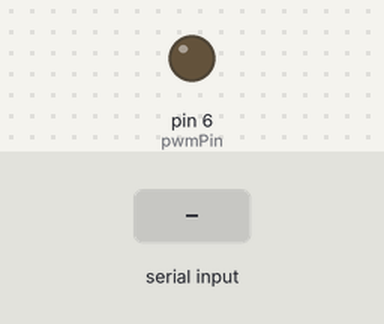
Bench run of a sketch on a simulated Arduino Uno, built with avr-gcc and run on an emulated ATmega328P. On the bench: output pins drawn as LEDs (lit = HIGH). The test bench sets the inputs (shaded band). What the sketch prints to the serial monitor is not drawn.

Above: at 1.2 s.
1.3 s: "90,45\n" received over Serial
At 1.8 s:
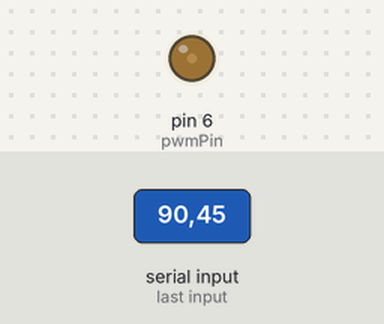
3.8 s: "30,150\n" received over Serial
At 4.6 s:
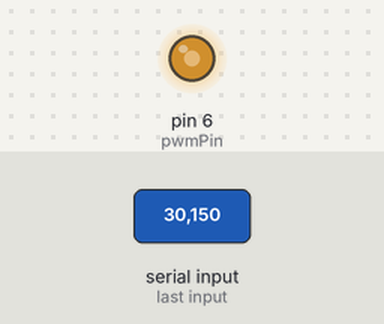
6.3 s: "200\n" received over Serial
At 6.7 s:
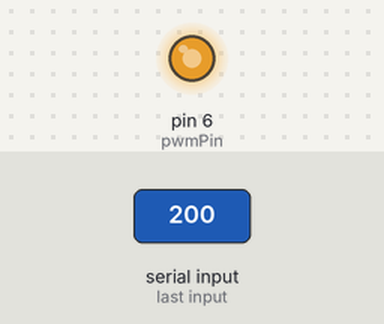
Timing chart, 0 to 9.3 s (numbered marks = the images above; inputs shaded):
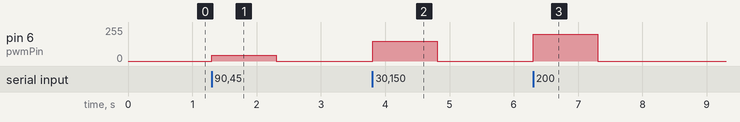

The sketch:

pwd-test.ino
```cpp
// Pulse Widge Modulator testing
// the user enters a value that is related to the modulating frequency
// this modulation generates a range of voltage state
// you must connect to a PWM digital pin
int pwmPin = 6;
int signalVolt;

void setup() {
  // put your setup code here, to run once:
  Serial.begin(9600);
  pinMode(pwmPin, OUTPUT);
  Serial.println("Arudino setup done!");
  Serial.println("Enter an integer between 0 - 255");
}

void loop() {
  // put your main code here, to run repeatedly:
  if (Serial.available()) {
    signalVolt = Serial.parseInt();
    analogWrite(pwmPin, signalVolt);
  }
}
```

Measured:
- after the input at 1.3 s, pin 6 (pwmPin): 0/255 → 45/255 at once, → 0/255 1.0 s later
- after the input at 3.8 s, pin 6 (pwmPin): 0/255 → 150/255 at once, → 0/255 1.0 s later
- after the input at 6.3 s, pin 6 (pwmPin): 0/255 → 200/255 at once, → 0/255 1.0 s later
